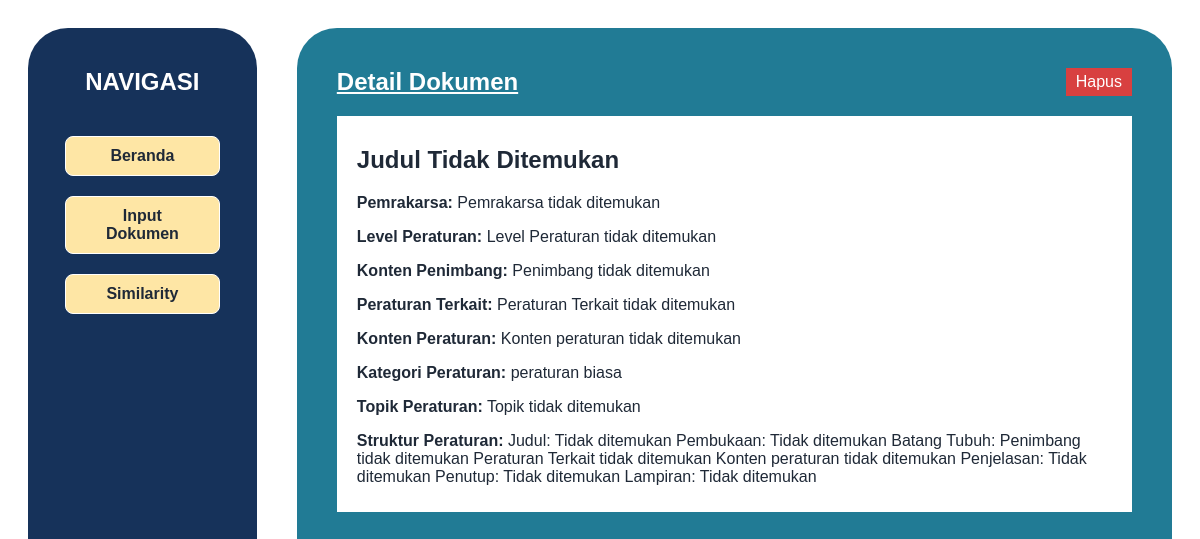
Screenshot of /document/13/ with the database file from the repository.
### documents/models.py (models this page shows, shortened)
class Document(models.Model):
    title = models.CharField(max_length=255)
    pemrakarsa = models.TextField()
    level_peraturan = models.TextField()
    konten_penimbang = models.TextField()
    peraturan_terkait = models.TextField()
    konten_peraturan = models.TextField()
    kategori_peraturan = models.TextField()
    topik_peraturan = models.TextField()
    struktur_peraturan = models.TextField()

### documents/views.py (the view)
# urls.py: path('document/<int:doc_id>/', views.view_document, name='view_document'),
def view_document(request, doc_id):
    doc = Document.objects.get(id=doc_id)
    return render(request, "view_document.html", {'doc': doc})

### templates/view_document.html (shortened to what this page needs)
{% extends 'base.html' %} {% block content %}
<div id="content-detail">
  <div id="content-detail-heading">
    <div id="content-detail-subheading">Detail Dokumen</div>
    <form
      id="delete-form-{{ doc.id }}"
      method="POST"
      action="{% url 'delete_document' doc_id=doc.id %}"
    >
      <button class="content-saved-delete" type="submit" name="delete">
        Hapus
      </button>
    </form>
  </div>
  <div id="content-detail-list">
    <h2>{{ doc.title }}</h2>
    <p><strong>Pemrakarsa:</strong> {{ doc.pemrakarsa }}</p>
    <p><strong>Level Peraturan:</strong> {{ doc.level_peraturan }}</p>
    <p><strong>Konten Penimbang:</strong> {{ doc.konten_penimbang }}</p>
    <p><strong>Peraturan Terkait:</strong> {{ doc.peraturan_terkait }}</p>
    <p><strong>Konten Peraturan:</strong> {{ doc.konten_peraturan }}</p>
    <p><strong>Kategori Peraturan:</strong> {{ doc.kategori_peraturan }}</p>
    <p><strong>Topik Peraturan:</strong> {{ doc.topik_peraturan }}</p>
    <p><strong>Struktur Peraturan:</strong> {{ doc.struktur_peraturan }}</p>
  </div>
</div>
{% endblock %}

### static/global.css (style rules this page uses)
* { box-sizing: border-box; }
body { color: #1f2937; padding: 20px; font-family: Arial, sans-serif; }

### static/home.css (style rules this page uses)
.content-saved-delete { background-color: #d84040; color: white; padding: 5px 10px; text-decoration: none; cursor: pointer; display: inline-block; border: none; font-size: 1rem; }

### static/detail.css (style rules this page uses)
#content-detail { padding: 40px; }
#content-detail-heading { display: flex; gap: 16px; align-items: center; margin-bottom: 20px; justify-content: space-between; }
#content-detail-subheading { font-size: 1.5rem; font-weight: bold; text-decoration: underline; color: white; }
#content-detail-list { background-color: white; padding: 10px 20px; overflow-y: auto; max-height: 400px; }

### rows the page displays
Document: title "Judul Tidak Ditemukan", pemrakarsa "Pemrakarsa tidak ditemukan", level_peraturan "Level Peraturan tidak ditemukan", konten_penimbang "Penimbang tidak ditemukan", peraturan_terkait "Peraturan Terkait tidak ditemukan", konten_peraturan "Konten peraturan tidak ditemukan", kategori_peraturan "peraturan biasa", topik_peraturan "Topik tidak ditemukan", struktur_peraturan "Judul: Tidak ditemukan Pembukaan: Tidak ditemukan Batang Tubuh: Penimbang tidak ditemukan Peraturan Terkait tidak ditemukan Konten peraturan tidak ditemukan Penjelasan: Tidak ditemukan Penutup: Tidak ditemukan Lampiran: Tidak ditemukan"
